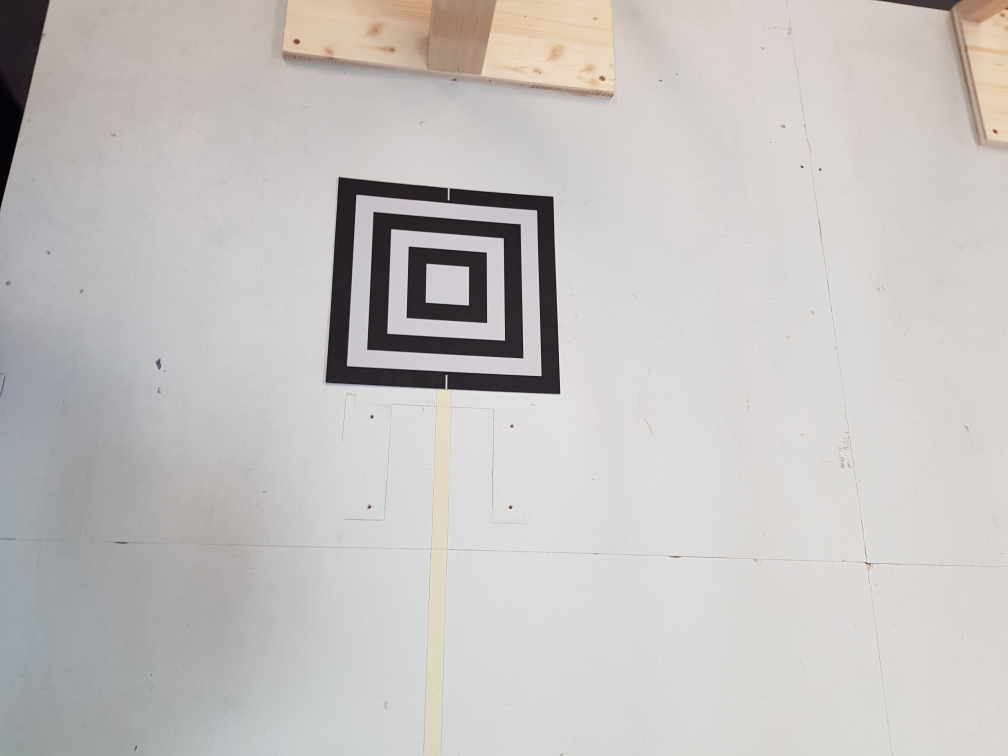
#> input picture images/20180308_092254.jpg, 4032 x 3024 px, given in place of the camera (shown at 1/4 size)
$ python optimized.py   (Python 2 division)
#> lines starting #> are read from the running program, lines starting #| are printed output that depends on the picture; after the words box and inside, x2 and y2 are one past the last pixel; in counts of white or black regions, pixels touching at a corner belong together; pictures that were not available may be replaced by others from this repository, and a replacement may not be noted
import numpy as np
import cv2
import sys
import math


cap = cv2.VideoCapture(0)

while(True):
    _, img = cap.read()
#> img is the input picture: shape (3024, 4032, 3); mean B, G, R 192.1, 194.1, 197.3
    #gray = cv2.cvtColor(img,cv2.COLOR_BGR2GRAY)

    img = cv2.imread("zielfeld_mit_Zeugs_2.png")
    #img = cv2.imread("zielfeld_mit_Zeugs_2.jpg")
    #imS = cv2.resize(img, (480, 480))

   # img[img] = [255]


    gray = cv2.cvtColor(img,cv2.COLOR_BGR2GRAY)
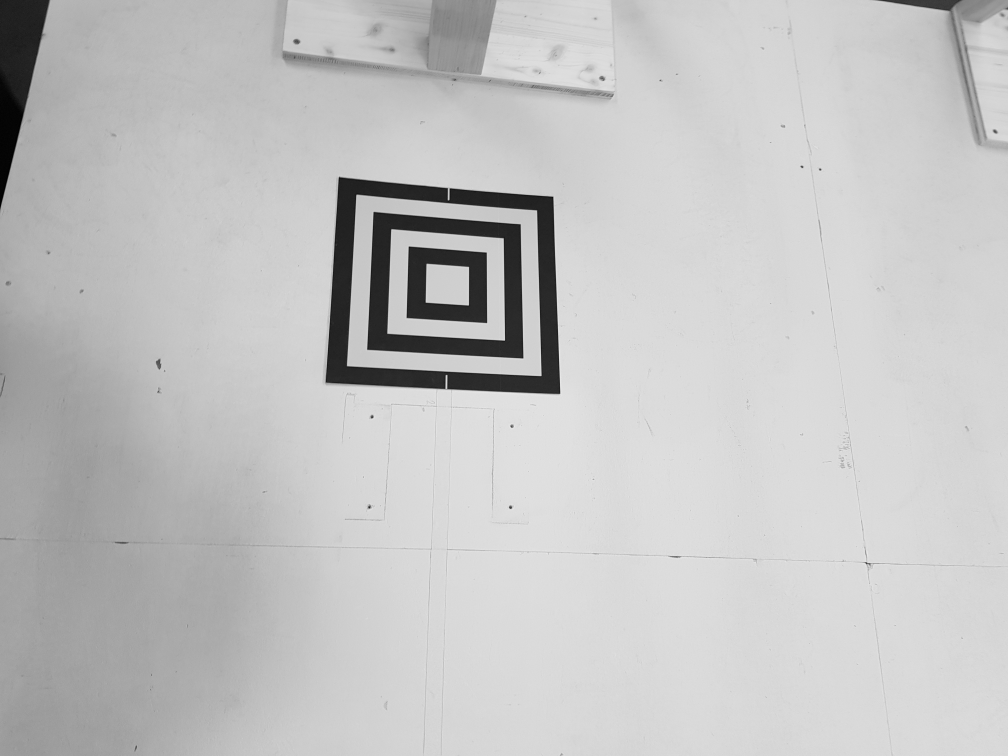
#> gray: shape (3024, 4032) (shown at 1/4 size); min 0, max 242, mean 194.8
    hsv = cv2.cvtColor(img, cv2.COLOR_BGR2HSV)
#> hsv: shape (3024, 4032, 3); mean H, S, V 47.7, 10.7, 198.2

    ret,thresh1 = cv2.threshold(gray,70,255,cv2.THRESH_BINARY)
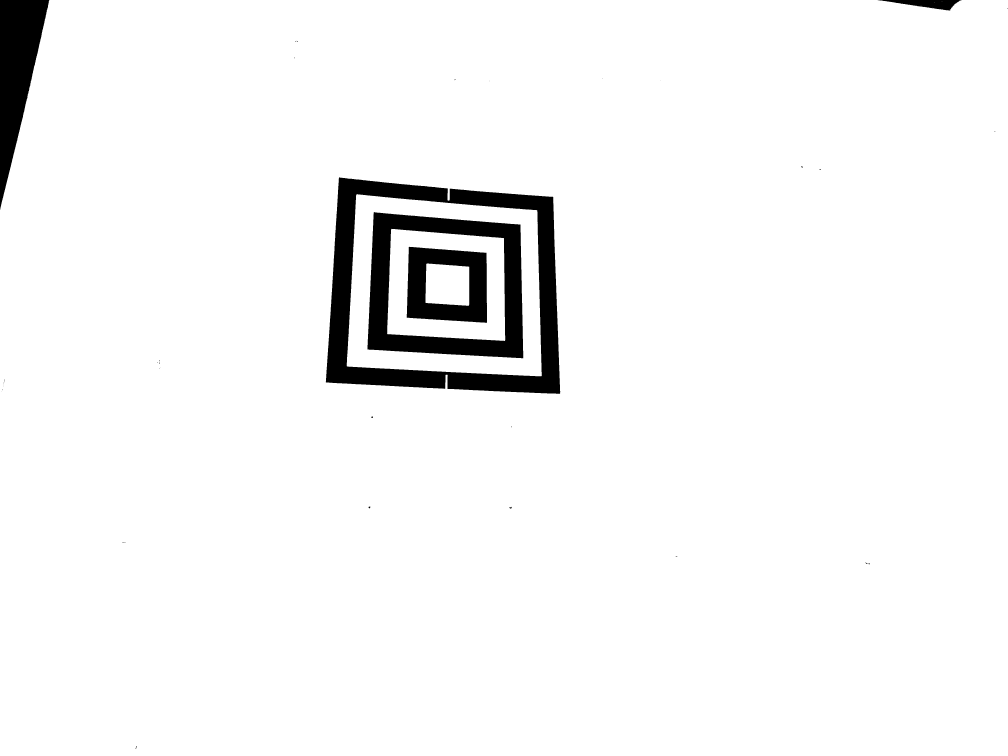
#> thresh1: shape (3024, 4032) (shown at 1/4 size); 95.9% white; 40 black regions (30 under 20 px), largest, box (x1, y1, x2, y2) and area: (1303, 709, 2241, 1575) 209932, (1470, 848, 2093, 1433) 135472, (0, 0, 197, 839) 84566
    th2 = cv2.adaptiveThreshold(gray,255,cv2.ADAPTIVE_THRESH_MEAN_C, cv2.THRESH_BINARY,11,2)
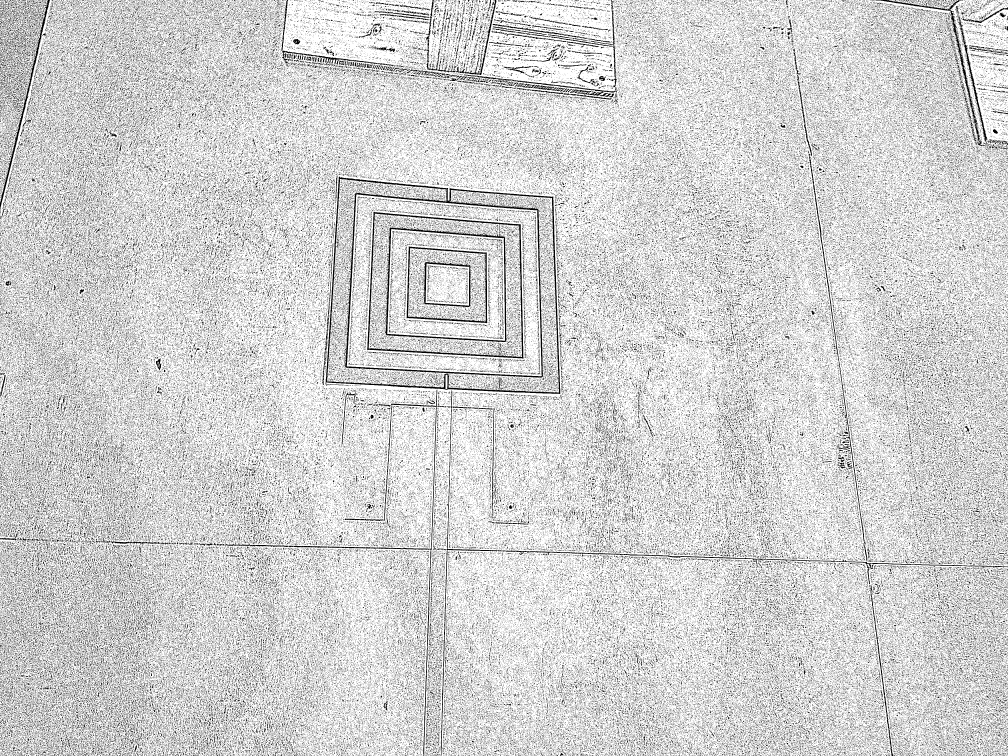
#> th2: shape (3024, 4032) (shown at 1/4 size); 82.1% white; black in thin lines or dots
    th3 = cv2.adaptiveThreshold(gray,255,cv2.ADAPTIVE_THRESH_GAUSSIAN_C, cv2.THRESH_BINARY,11,2)
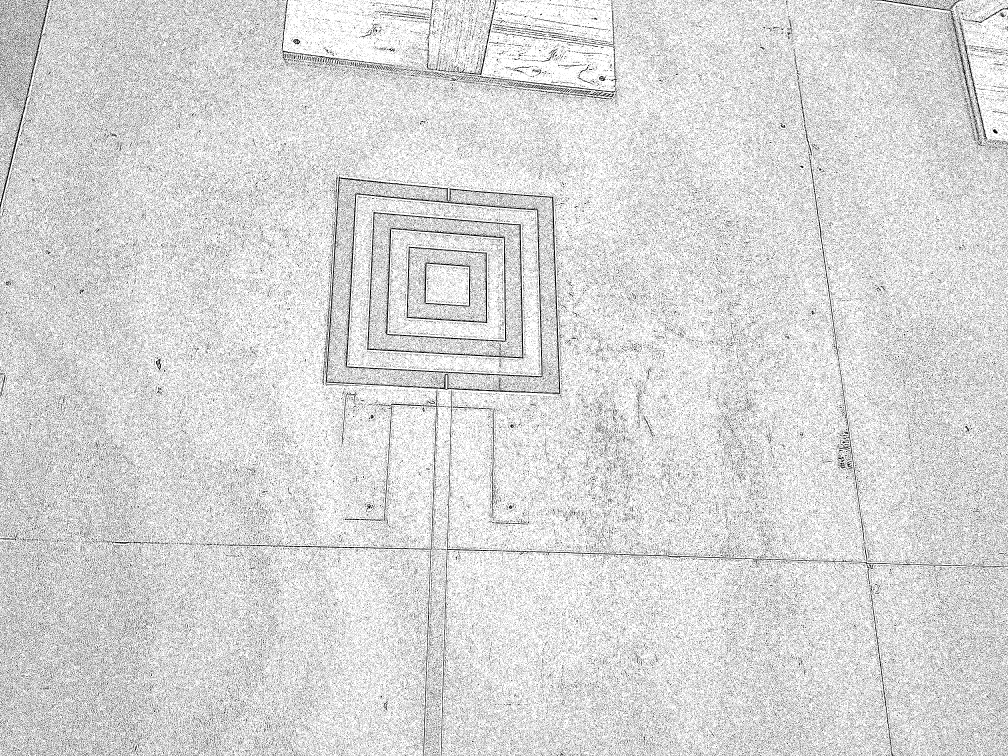
#> th3: shape (3024, 4032) (shown at 1/4 size); 84.4% white; black in thin lines or dots

    upper = 120
    lower_red = np.array([1,1,1])
    upper_red = np.array([upper,upper,upper])

    mask = cv2.inRange(hsv, lower_red, upper_red)
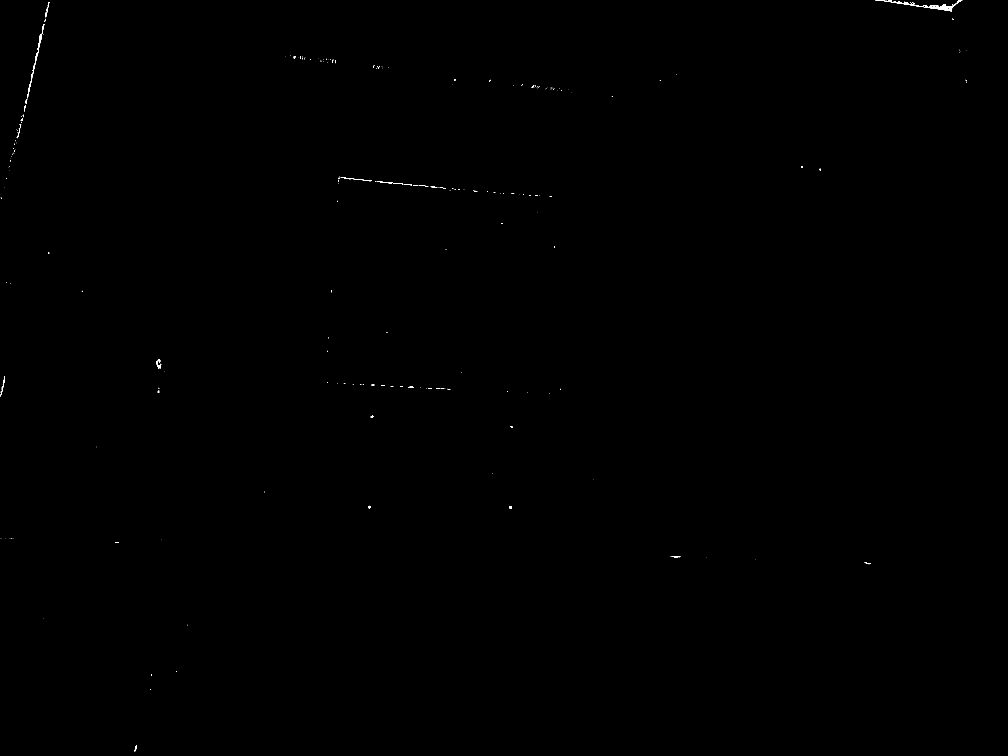
#> mask: shape (3024, 4032) (shown at 1/4 size); 0.06% white; 265 white regions (216 under 20 px), largest, box (x1, y1, x2, y2) and area: (3537, 0, 3850, 47) 2225, (125, 142, 168, 320) 792, (624, 1437, 645, 1474) 271
    maskedImg = cv2.bitwise_and(img,img, mask= mask)

    thresh1_d = cv2.dilate(maskedImg,None)
    thresh1_e = cv2.erode(thresh1_d, None)


   # cv2.imshow('video_1',gray)

    dst = cv2.cornerHarris(np.float32(gray),2,3,0.04)

    #result is dilated for marking the corners, not important
    dst = cv2.dilate(dst,None)

    edge_indices = np.transpose(np.where(dst>=0.01*dst.max()))
#> edge_indices = 6290 pairs, first value 0 to 3008, second value 0 to 4016

    #for i in edge_indices:
        #img[i[0],i[1]]=[0,255,0]


    ret, dst = cv2.threshold(dst,0.01*dst.max(),255,0)
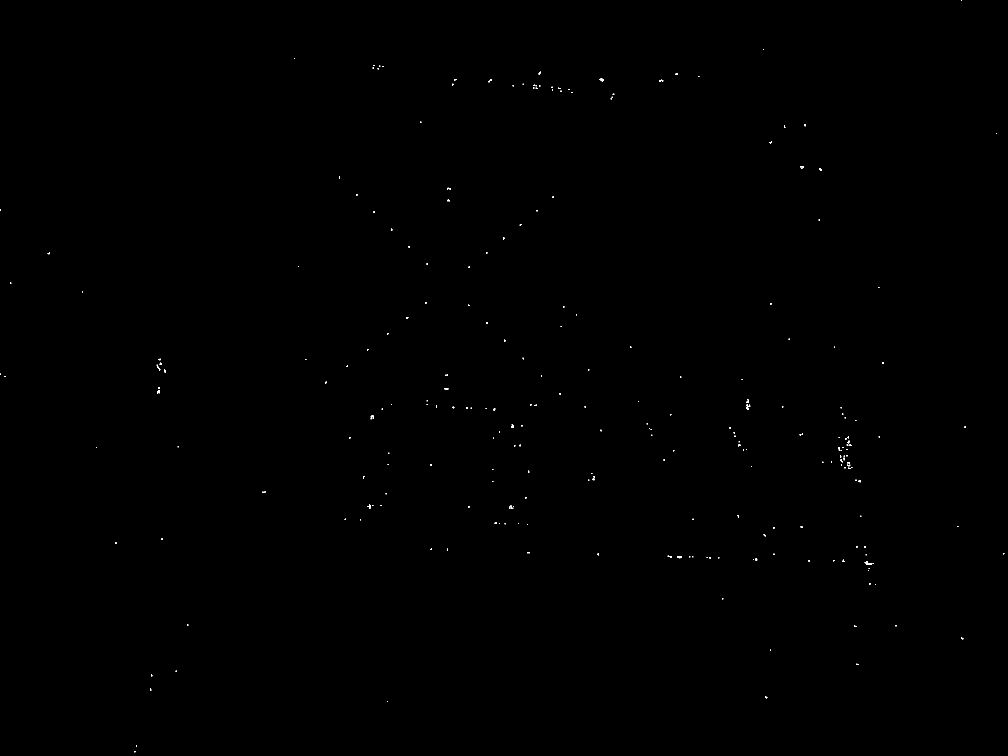
#> dst: shape (3024, 4032) float32 (shown at 1/4 size); 0.05% white; 288 white regions (167 under 20 px), largest, box (x1, y1, x2, y2) and area: (3459, 2245, 3487, 2260) 179, (2398, 315, 2413, 325) 105, (2986, 1618, 2994, 1639) 105
#> ret = 133074.7
    dst = np.uint8(dst)

    # find centroids
    ret, labels, stats, centroids = cv2.connectedComponentsWithStats(dst)
#> labels: shape (3024, 4032) int32; 289 distinct labels, from 0 to 288
#> ret = 289; stats = 289 rows, first 6: [0, 0, 4032, 3024, 12186478], [3844, 0, 3, 3, 9], [3052, 196, 3, 3, 9], [1177, 232, 3, 3, 9], [1495, 260, 4, 4, 16], [1517, 263, 4, 3, 12]; centroids = 289 pairs, first value 1 to 4014, second value 1 to 3005.9

    # define the criteria to stop and refine the corners
    criteria = (cv2.TERM_CRITERIA_EPS + cv2.TERM_CRITERIA_MAX_ITER, 100, 0.001)
    corners = cv2.cornerSubPix(gray,np.float32(centroids),(5,5),(-1,-1),criteria)
#> corners = 289 pairs, first value 0.767 to 4014.8, second value 1.53 to 3006.8


    # Now draw them
    res = np.hstack((centroids,corners))
#> res = 289 rows, first 6: [2015.3, 1511.5, 2015.3, 1511.5], [3845, 1, 3845.4, 1.53], [3053, 197, 3053.6, 198.4], [1178, 233, 1176.4, 235.1], [1496.5, 261.5, 1497.6, 259.9], [1518.5, 264, 1518.5, 264]
    res = np.int0(res)
#> res = 289 rows, first 6: [2015, 1511, 2015, 1511], [3845, 1, 3845, 1], [3053, 197, 3053, 198], [1178, 233, 1176, 235], [1496, 261, 1497, 259], [1518, 264, 1518, 264]


    res = res[res[:,1].argsort()]
#> res = 289 rows, first 6: [3845, 1, 3845, 1], [3053, 197, 3053, 198], [1178, 233, 1176, 235], [1496, 261, 1497, 259], [1518, 264, 1518, 264], [1531, 266, 1531, 266]

    num_edges = len(res)
#> num_edges = 289
    required_matches = 4
    threshold = 10

    prev_dist = 0
    dist_to_nearest = sys.maxint
    num_matches = 0
    next_idx = 0;
    i = 0
    while i < int(math.ceil(num_edges/float(2))):
        idxs = [i+1,i+2,num_edges-i-1, num_edges-i-2]

        for j in idxs:
            d1 = int(math.fabs(res[i,0]-res[j,0]))+int(math.fabs(res[i,1]-res[j,1]))

            if d1 < dist_to_nearest:
                dist_to_nearest = d1
                next_idx = j;

        within_threshold = (prev_dist+threshold) > dist_to_nearest and (prev_dist-threshold) < dist_to_nearest
        print i,next_idx, dist_to_nearest
        if i == 0:
            within_threshold = True
            prev_dist = dist_to_nearest

        if  within_threshold:

            img[res[i,1],res[i,0]]=[0,0,255]

            num_matches += 1

            if num_matches == required_matches:
                break
            i = next_idx


        else:


            prev_dist = dist_to_nearest

            num_matches = 0
            i += 1
        dist_to_nearest = sys.maxint
#> this loop made 137 passes
#> (idxs, prev_dist, num_matches, i) on passes 1, 2, 3, 4, 5, 6, 8, 9, 10, 11, 12, 13: ([1, 2, 288, 287], 988, 1, 1), ([2, 3, 287, 286], 1621, 0, 2), ([3, 4, 286, 285], 346, 0, 3), ([4, 5, 285, 284], 25, 0, 4), ([5, 6, 284, 283], 15, 0, 5), ([6, 7, 283, 282], 27, 0, 6), ([8, 9, 281, 280], 664, 0, 8), ([9, 10, 280, 279], 552, 0, 9), ([10, 11, 279, 278], 97, 0, 10), ([11, 12, 278, 277], 401, 0, 11), ([12, 13, 277, 276], 444, 0, 12), ([13, 14, 276, 275], 144, 0, 13)
#> (prev_dist, num_matches, i) on passes 61 to 66: (1417, 0, 66), (182, 0, 67), (840, 0, 68), (387, 0, 69), (82, 0, 70), (392, 0, 71)
#| 0 1 988
#| 1 3 1621
#| 2 3 346
#| 3 4 25
#| 4 5 15
#| 5 7 27
#| 6 7 23
#| 7 8 664
#> (further printed lines are left out)
#> after the loop, next_idx = 144

       # [18 lines of commented-out code are left out]


    cv2.imshow('video',img)
    if cv2.waitKey(1)==27:# esc Key
#> (key Esc is pressed here)
        break

cap.release()
cv2.destroyAllWindows()
